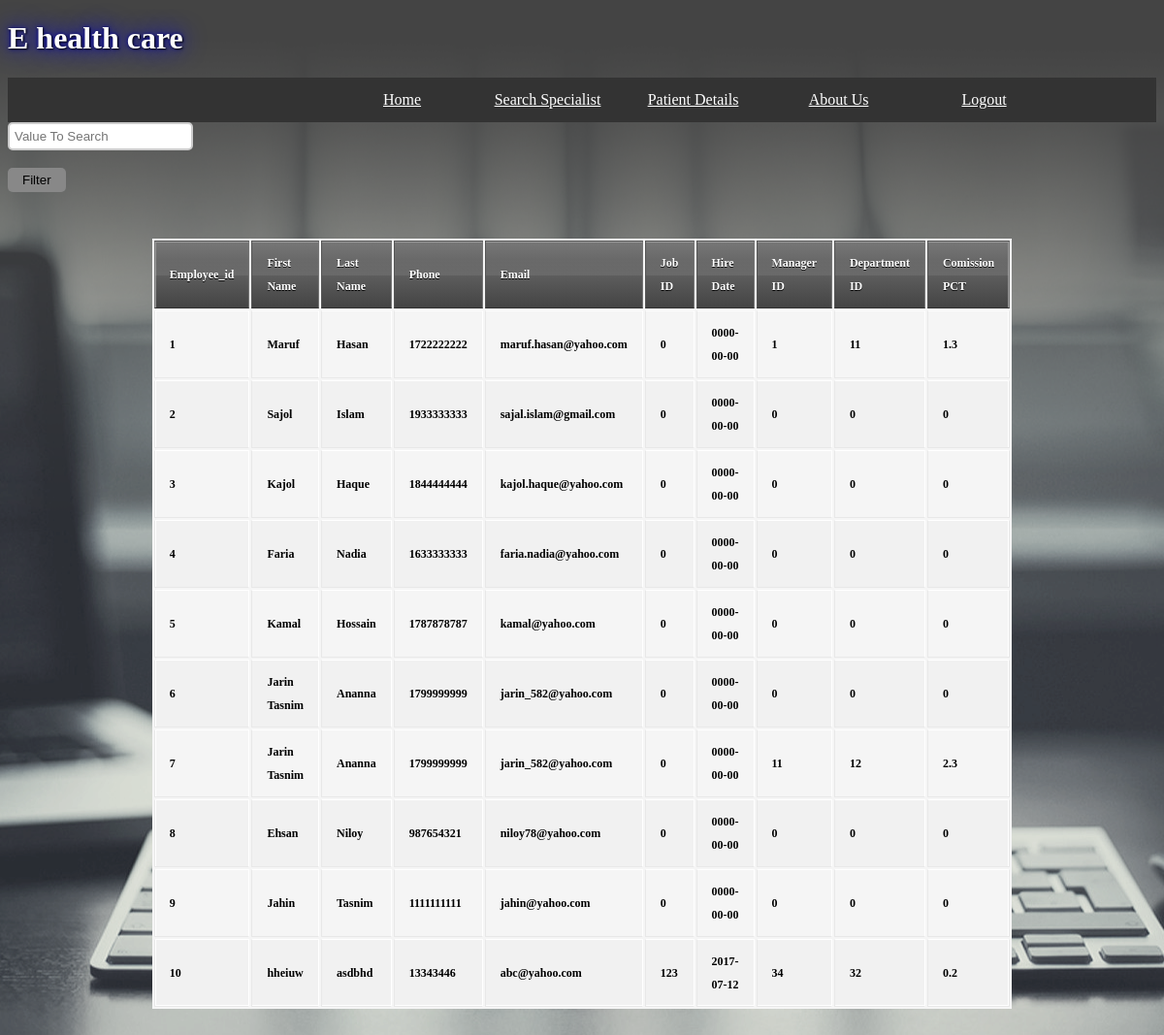
The app's page /search2.php with its own data.
### tables this page shows
CREATE TABLE `employee` (
  `employee_id` int(100) NOT NULL,
  `first_name` varchar(100) NOT NULL,
  `last_name` varchar(100) NOT NULL,
  `phone` int(100) NOT NULL,
  `email` varchar(100) NOT NULL,
  `job_id` int(8) NOT NULL,
  `hire_date` date NOT NULL,
  `manager_id` int(5) NOT NULL,
  `department_id` int(6) NOT NULL,
  `comission_pct` double NOT NULL
);

### search2.php (the view, shortened to what this page needs)
 <?php
if(isset($_POST['search']))
{
    $valueToSearch = $_POST['valueToSearch'];
    $query = "SELECT * FROM `employee` WHERE CONCAT(`employee_id`, `first_name`, `last_name`) LIKE '%".$valueToSearch."%'";
    $search_result = filterTable($query);
}
 else {
    $query = "SELECT * FROM `employee`";
    $search_result = filterTable($query);
}
function filterTable($query)
{
    $connect = mysqli_connect("localhost", "root", "", "hr_project");
    $filter_Result = mysqli_query($connect, $query);
    return $filter_Result;
}
?>
<!DOCTYPE html>
<html>
    <head>
        <link rel='stylesheet' type='text/css' href='stylesheet.css'>
    </head>
    <body>
        <h1 id='h1'> E health care</h1>
        <div>
            <ul>
                <li><a href='home.php'>Home</a></li>
                <li><a href='search2.php'>Search Specialist</a></li>
                <li><a href='pd.php'>Patient Details</a></li>
                <li><a href='lap.php'>About Us</a></li>
                <li><a href='logout.php'>Logout</a></li>
            </ul>
        </div>
        <form action="search2.php" method="post">
            <input type="text" name="valueToSearch" placeholder="Value To Search"><br><br>
            <input type="submit" name="search" value="Filter"><br><br>
            <table>
                <tr>
                    <th>Employee_id</th>
                    <th>First Name</th>
                    <th>Last Name</th>
                    <th>Phone</th>
                    <th>Email</th>
                    <th>Job ID</th>
                    <th>Hire Date</th>
                    <th>Manager ID</th>
                    <th>Department ID</th>
                    <th>Comission PCT</th>
                </tr>
                <?php while($row = mysqli_fetch_array($search_result)):;?>
                <tr>
                    <td><?php echo $row['employee_id'];?></td>
                    <td><?php echo $row['first_name'];?></td>
                    <td><?php echo $row['last_name'];?></td>
                    <td><?php echo $row['phone'];?></td>
                    <td><?php echo $row['email'];?></td>
                    <td><?php echo $row['job_id'];?></td>
                    <td><?php echo $row['hire_date'];?></td>
                    <td><?php echo $row['manager_id'];?></td>
                    <td><?php echo $row['department_id'];?></td>
                    <td><?php echo $row['comission_pct'];?></td>
                </tr>
                <?php endwhile;?>
            </table>
        </form>
    </body>
</html>

### stylesheet.css (style rules this page uses)
ul { list-style-type: none; margin: 0; padding-left: 33%; overflow: hidden; background-color: #333; }
li { float: left; }
li a, .dropbtn { display: inline-block; color: white; text-align: center; padding: 14px 16px; text-decoration: none; }
body { background-image : url("background.png"); background-repeat: no-repeat; background-position:center; height : 1050px; }
#h1 { font-family : Comic Sans MS; color: white; text-shadow: 1px 1px 2px black, 0 0 25px blue, 0 0 5px darkblue; }
ul { list-style-type: none; margin: 0; padding-left: 28%; overflow: hidden; background-color: #333; }
ul li { float: left; width : 150px; text-align: center; background : #333; }
ul li a { display: block; color: #fff; text-align: center; padding: 14px 16px; text-decoration: underline ; }
table { font-weight : bold; empty-cells: hide; cellspacing : 10; }
tr { rowspan : 2 ; }
td { padding : 15px; }
input[type=text] { padding:5px; border:2px solid #ccc; -webkit-border-radius: 5px; border-radius: 5px; }
input[type=submit] { padding:5px 15px; background:#888; border:0 none; cursor:pointer; -webkit-border-radius: 5px; border-radius: 5px; }

### search2.php (style rules this page uses)
table { background: #f5f5f5; border-collapse: separate; box-shadow: inset 0 1px 0 #fff; font-size: 12px; line-height: 24px; margin: 30px auto; text-align: left; width: 800px; }
th { background: url(https://jackrugile.com/images/misc/noise-diagonal.png), linear-gradient(#777, #444); border-left: 1px solid #555; border-right: 1px solid #777; border-top: 1px solid #555; border-bottom: 1px solid #333; box-shadow: inset 0 1px 0 #999; color: #fff; font-weight: bold; padding: 10px 15px; position: relative; text-shadow: 0 1px 0 #000; }
th:after { background: linear-gradient(rgba(255,255,255,0), rgba(255,255,255,.08)); content: ''; display: block; height: 25%; left: 0; margin: 1px 0 0 0; position: absolute; top: 25%; width: 100%; }
th:first-child { border-left: 1px solid #777; box-shadow: inset 1px 1px 0 #999; }
th:last-child { box-shadow: inset -1px 1px 0 #999; }
td { border-right: 1px solid #fff; border-left: 1px solid #e8e8e8; border-top: 1px solid #fff; border-bottom: 1px solid #e8e8e8; padding: 10px 15px; position: relative; transition: all 300ms; }
td:first-child { box-shadow: inset 1px 0 0 #fff; }
td:last-child { border-right: 1px solid #e8e8e8; box-shadow: inset -1px 0 0 #fff; }
tr { background: url(https://jackrugile.com/images/misc/noise-diagonal.png); }
tr:nth-child(odd) td { background: #f1f1f1 url(https://jackrugile.com/images/misc/noise-diagonal.png); }
tr:last-of-type td { box-shadow: inset 0 -1px 0 #fff; }
tr:last-of-type td:first-child { box-shadow: inset 1px -1px 0 #fff; }
tr:last-of-type td:last-child { box-shadow: inset -1px -1px 0 #fff; }

### records on screen
employee: employee_id "1", first_name "Maruf", last_name "Hasan", phone "1722222222", email "maruf.hasan@yahoo.com", job "0", hire_date "0000-00-00", manager "1", department "11", comission_pct "1.3"
employee: employee_id "2", first_name "Sajol", last_name "Islam", phone "1933333333", email "sajal.islam@gmail.com", job "0", hire_date "0000-00-00", manager "0", department "0", comission_pct "0"
employee: employee_id "3", first_name "Kajol", last_name "Haque", phone "1844444444", email "kajol.haque@yahoo.com", job "0", hire_date "0000-00-00", manager "0", department "0", comission_pct "0"
employee: employee_id "4", first_name "Faria", last_name "Nadia", phone "1633333333", email "faria.nadia@yahoo.com", job "0", hire_date "0000-00-00", manager "0", department "0", comission_pct "0"
employee: employee_id "5", first_name "Kamal", last_name "Hossain", phone "1787878787", email "kamal@yahoo.com", job "0", hire_date "0000-00-00", manager "0", department "0", comission_pct "0"
employee: employee_id "6", first_name "Jarin Tasnim", last_name "Ananna", phone "1799999999", email "jarin_582@yahoo.com", job "0", hire_date "0000-00-00", manager "0", department "0", comission_pct "0"
employee: employee_id "7", first_name "Jarin Tasnim", last_name "Ananna", phone "1799999999", email "jarin_582@yahoo.com", job "0", hire_date "0000-00-00", manager "11", department "12", comission_pct "2.3"
employee: employee_id "8", first_name "Ehsan", last_name "Niloy", phone "987654321", email "niloy78@yahoo.com", job "0", hire_date "0000-00-00", manager "0", department "0", comission_pct "0"
employee: employee_id "9", first_name "Jahin", last_name "Tasnim", phone "1111111111", email "jahin@yahoo.com", job "0", hire_date "0000-00-00", manager "0", department "0", comission_pct "0"
employee: employee_id "10", first_name "hheiuw", last_name "asdbhd", phone "13343446", email "abc@yahoo.com", job "123", hire_date "2017-07-12", manager "34", department "32", comission_pct "0.2"
